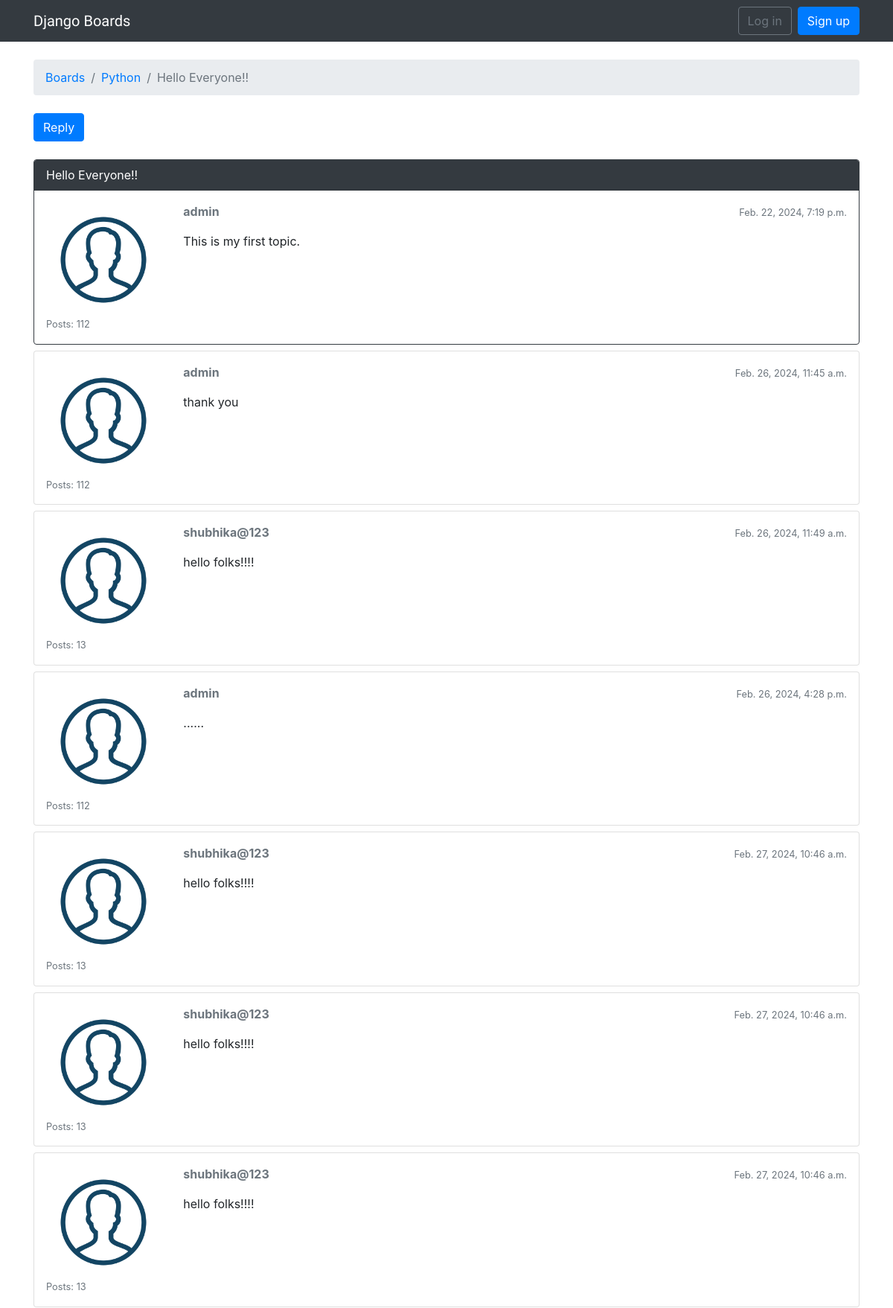
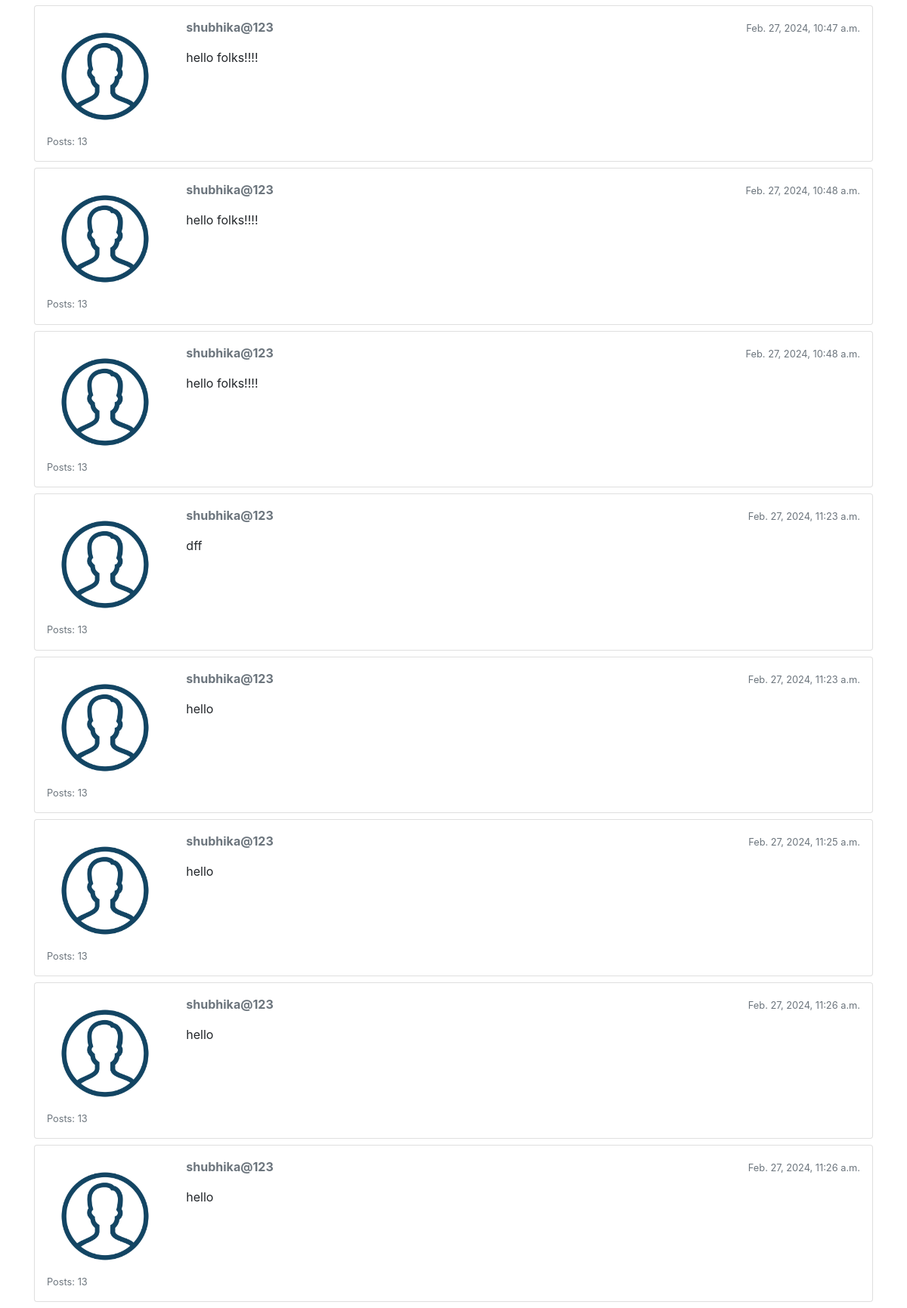
/harshil/home/boards/2/topics/2/, run on the app's committed database (2 pictures, top to bottom).
### boards/models.py (models this page shows, shortened)
class Topic(models.Model):
    subject = models.CharField(max_length=255)
    last_updated = models.DateTimeField(auto_now_add=True)
    board = models.ForeignKey(Board, related_name='topics',on_delete=models.CASCADE)
    starter = models.ForeignKey(User, related_name='topics',on_delete=models.CASCADE)
    views = models.PositiveIntegerField(default=0)  # <- here

class Board(models.Model):
    name = models.CharField(max_length=30, unique=True)
    description = models.CharField(max_length=100)

class Post(models.Model):
    message = models.TextField(max_length=4000)
    topic = models.ForeignKey(Topic, related_name='posts',on_delete=models.CASCADE)
    created_at = models.DateTimeField(auto_now_add=True)
    updated_at = models.DateTimeField(null=True)
    created_by = models.ForeignKey(User, related_name='posts',on_delete=models.CASCADE)
    updated_by = models.ForeignKey(User, null=True, related_name='+',on_delete=models.CASCADE)
    def get_message_as_markdown(self):
        return mark_safe(markdown(self.message, safe_mode='escape'))

### boards/views.py (the view)
# urls.py: path('harshil/home/boards/<int:pk>/topics/<int:topic_pk>/', views.topic_posts, name='topic_posts'),
def topic_posts(request, pk, topic_pk):
    topic = get_object_or_404(Topic, board__pk=pk, pk=topic_pk)
    topic.views += 1
    topic.save()
    return render(request, 'topic_posts.html', {'topic': topic})

### templates/topic_posts.html (shortened to what this page needs)
{% extends 'base.html' %}
{% load static %}
{% block breadcrumb %}
  <li class="breadcrumb-item"><a href="{% url 'home' %}">Boards</a></li>
  <li class="breadcrumb-item"><a href="{% url 'board_topics' topic.board.pk %}">{{ topic.board.name }}</a></li>
  <li class="breadcrumb-item active">{{ topic.subject }}</li>
{% endblock %}
{% block content %}
  <div class="mb-4">
    <a href="{% url 'reply_topic' topic.board.pk topic.pk %}" class="btn btn-primary" role="button">Reply</a>
  </div>
  {% for post in topic.posts.all %}
    <div class="card mb-2 {% if forloop.first %}border-dark{% endif %}">
       {% if forloop.first %}
      <div class="card-header text-white bg-dark py-2 px-3">{{ topic.subject }}</div>
    {% endif %}
      <div class="card-body p-3">
        <div class="row">
          <div class="col-2">
            <img src="{% static 'img/1814089_account_user_person_profile_avatar_icon.png' %}" alt="{{ post.created_by.username }}" class="w-100">
            <small class="d-block text-muted">Posts: {{ post.created_by.posts.count }}</small>
          </div>
          <div class="col-10">
            <div class="row mb-3">
              <div class="col-6">
                <strong class="text-muted">{{ post.created_by.username }}</strong>
              </div>
              <div class="col-6 text-right">
                <small class="text-muted">{{ post.created_at }}</small>
              </div>
            </div>
            {{ post.get_message_as_markdown}}
          </div>
        </div>
      </div>
    </div>
  {% endfor %}
{% endblock %}

### data on the page
Topic: board.name "Python", subject "Hello Everyone!!"
Post: created_by.posts.count "112", created_by.username "admin", created_at "Feb. 22, 2024, 7:19 p.m.", get_message_as_markdown "This is my first topic."
Post: created_by.posts.count "112", created_by.username "admin", created_at "Feb. 26, 2024, 11:45 a.m.", get_message_as_markdown "thank you"
Post: created_by.posts.count "13", created_by.username "shubhika@123", created_at "Feb. 26, 2024, 11:49 a.m.", get_message_as_markdown "hello folks!!!!"
Post: created_by.posts.count "112", created_by.username "admin", created_at "Feb. 26, 2024, 4:28 p.m.", get_message_as_markdown "......"
Post: created_by.posts.count "13", created_by.username "shubhika@123", created_at "Feb. 27, 2024, 10:46 a.m.", get_message_as_markdown "hello folks!!!!"
Post: created_by.posts.count "13", created_by.username "shubhika@123", created_at "Feb. 27, 2024, 10:46 a.m.", get_message_as_markdown "hello folks!!!!"
Post: created_by.posts.count "13", created_by.username "shubhika@123", created_at "Feb. 27, 2024, 10:46 a.m.", get_message_as_markdown "hello folks!!!!"
Post: created_by.posts.count "13", created_by.username "shubhika@123", created_at "Feb. 27, 2024, 10:47 a.m.", get_message_as_markdown "hello folks!!!!"
Post: created_by.posts.count "13", created_by.username "shubhika@123", created_at "Feb. 27, 2024, 10:48 a.m.", get_message_as_markdown "hello folks!!!!"
Post: created_by.posts.count "13", created_by.username "shubhika@123", created_at "Feb. 27, 2024, 10:48 a.m.", get_message_as_markdown "hello folks!!!!"
Post: created_by.posts.count "13", created_by.username "shubhika@123", created_at "Feb. 27, 2024, 11:23 a.m.", get_message_as_markdown "dff"
Post: created_by.posts.count "13", created_by.username "shubhika@123", created_at "Feb. 27, 2024, 11:23 a.m.", get_message_as_markdown "hello"
Post: created_by.posts.count "13", created_by.username "shubhika@123", created_at "Feb. 27, 2024, 11:25 a.m.", get_message_as_markdown "hello"
Post: created_by.posts.count "13", created_by.username "shubhika@123", created_at "Feb. 27, 2024, 11:26 a.m.", get_message_as_markdown "hello"
Post: created_by.posts.count "13", created_by.username "shubhika@123", created_at "Feb. 27, 2024, 11:26 a.m.", get_message_as_markdown "hello"
